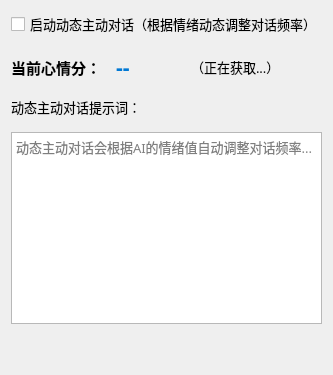
             <widget class="QWidget" name="tab_mood_chat">
              <attribute name="title">
               <string>动态主动对话</string>
              </attribute>
              <layout class="QVBoxLayout" name="verticalLayout_mood_chat" stretch="0,0,0,1,0">
               <property name="spacing">
                <number>15</number>
               </property>
               <item>
                <widget class="QCheckBox" name="checkBox_mood_chat_enabled">
                 <property name="font">
                  <font>
                   <family>微软雅黑</family>
                   <pointsize>10</pointsize>
                  </font>
                 </property>
                 <property name="text">
                  <string>启动动态主动对话（根据情绪动态调整对话频率）</string>
                 </property>
                </widget>
               </item>
               <item>
                <layout class="QHBoxLayout" name="horizontalLayout_mood_score">
                 <item>
                  <widget class="QLabel" name="label_mood_score">
                   <property name="font">
                    <font>
                     <family>微软雅黑</family>
                     <pointsize>11</pointsize>
                     <weight>75</weight>
                     <bold>true</bold>
                    </font>
                   </property>
                   <property name="text">
                    <string>当前心情分：</string>
                   </property>
                  </widget>
                 </item>
                 <item>
                  <widget class="QLabel" name="label_mood_value">
                   <property name="minimumSize">
                    <size>
                     <width>60</width>
                     <height>0</height>
                    </size>
                   </property>
                   <property name="font">
                    <font>
                     <family>微软雅黑</family>
                     <pointsize>16</pointsize>
                     <weight>75</weight>
                     <bold>true</bold>
                    </font>
                   </property>
                   <property name="styleSheet">
                    <string notr="true">color: rgb(0, 120, 212);</string>
                   </property>
                   <property name="text">
                    <string>--</string>
                   </property>
                  </widget>
                 </item>
                 <item>
                  <widget class="QLabel" name="label_mood_status">
                   <property name="font">
                    <font>
                     <family>微软雅黑</family>
                     <pointsize>10</pointsize>
                    </font>
                   </property>
                   <property name="text">
                    <string>（正在获取...）</string>
                   </property>
                  </widget>
                 </item>
                 <item>
                  <spacer name="horizontalSpacer_mood">
                   <property name="orientation">
                    <enum>Qt::Horizontal</enum>
                   </property>
                   <property name="sizeHint" stdset="0">
                    <size>
                     <width>40</width>
                     <height>20</height>
                    </size>
                   </property>
                  </spacer>
                 </item>
                </layout>
               </item>
               <item>
                <widget class="QLabel" name="label_mood_chat_prompt">
                 <property name="font">
                  <font>
                   <family>微软雅黑</family>
                   <pointsize>10</pointsize>
                  </font>
                 </property>
                 <property name="text">
                  <string>动态主动对话提示词：</string>
                 </property>
                </widget>
               </item>
               <item>
                <widget class="QTextEdit" name="textEdit_mood_chat_prompt">
                 <property name="sizePolicy">
                  <sizepolicy hsizetype="Preferred" vsizetype="Preferred">
                   <horstretch>0</horstretch>
                   <verstretch>0</verstretch>
                  </sizepolicy>
                 </property>
                 <property name="minimumSize">
                  <size>
                   <width>0</width>
                   <height>0</height>
                  </size>
                 </property>
                 <property name="font">
                  <font>
                   <family>微软雅黑</family>
                   <pointsize>10</pointsize>
                  </font>
                 </property>
                 <property name="placeholderText">
                  <string>动态主动对话会根据AI的情绪值自动调整对话频率...</string>
                 </property>
                </widget>
               </item>
               <item>
                <spacer name="verticalSpacer_mood">
                 <property name="orientation">
                  <enum>Qt::Vertical</enum>
                 </property>
                 <property name="sizeHint" stdset="0">
                  <size>
                   <width>20</width>
                   <height>40</height>
                  </size>
                 </property>
                </spacer>
               </item>
              </layout>
             </widget>
